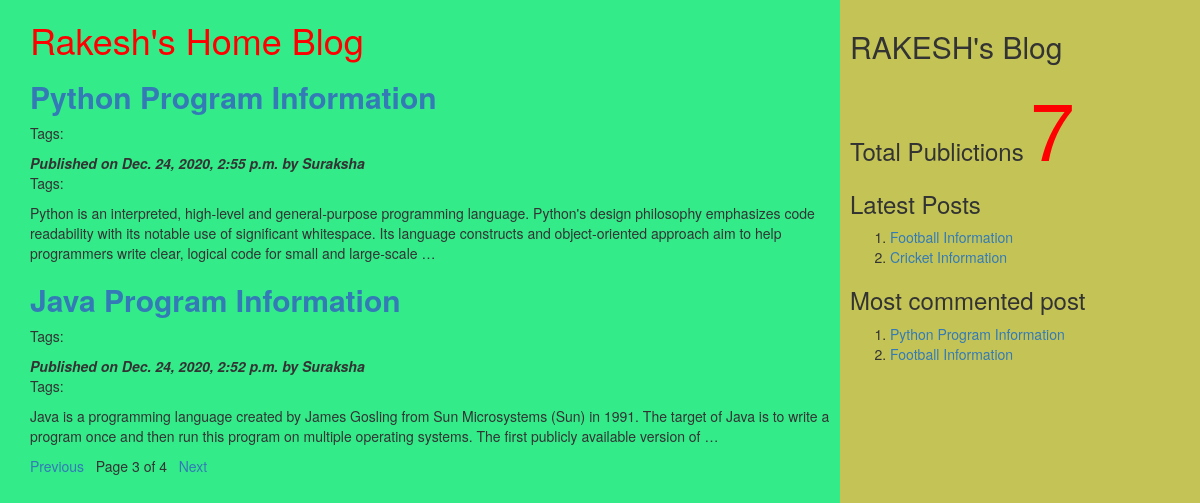
/?page=3, run on the app's committed database.
### myApp/models.py (models this page shows, shortened)
class Post(models.Model):
          tags=TaggableManager()
          STATUS_CHOICES=(('draft','Draft'),('published','Published'))
          title=models.CharField(max_length=256)
          slug=models.SlugField(max_length=264,unique_for_date='publish')
          author=models.ForeignKey(User,related_name='blog_posts',on_delete= models.CASCADE)
          body=models.TextField()
          publish=models.DateTimeField(default=timezone.now)
          created=models.DateTimeField(auto_now_add=True)
          updated=models.DateTimeField(auto_now=True)
          status= models.CharField(max_length=10,choices=STATUS_CHOICES,default='draft')
          objects=CustomManager()
          class Meta:
                ordering=('-publish',)
          def get_absolute_url(self):
                return reverse('post_detail',args=[self.publish.year,self.publish.strftime('%m'),self.publish.strftime('%d'),self.slug])

### myApp/views.py (the view)
# urls.py: url(r'^$',views.post_list_view),
def post_list_view(request,tag_slug=None):
    post_list=Post.objects.all()
    tag=None
    if tag_slug:
        tag=get_object_or_404(Tag,slug=tag_slug)#provided slug
        post_list=post_list.filter(tags__in=[tag])
    paginator=Paginator(post_list,2) #step1
    page_number=request.GET.get('page') #step2
    try:
       post_list=paginator.page(page_number) #step2
    except PageNotAnInteger:
       post_list=paginator.page(1) #step 3
    except EmptyPage:
      post_list=paginator.page(paginator.num_pages) #step 4
    d={'post_list':post_list,'tag':tag}
    return render(request,'myApp/post_list.html',d)

### myApp/models.py (called while the page is built)
    def get_queryset(self):
        return super().get_queryset().filter(status='published')

### myApp/templatetags/mytags.py (called while the page is built)
@register.simple_tag
def total_posts():
    return Post.objects.count()

@register.inclusion_tag('myApp/latest_post.html')
def show_latest_posts(count=3):
    latest_posts=Post.objects.order_by('-publish')[:count]
    return {'latest_posts':latest_posts}

@register.simple_tag
def get_most_commented_posts(count=2):
    return Post.objects.annotate(total_comments=Count('comments')).order_by('-total_comments')[:count]

### templates/myApp/post_list.html (shortened to what this page needs)
<html>
    {%extends 'myApp/parent.html'%}
        {%block content_block%}
        <h1 style="color:red">Rakesh's Home Blog</h1>
        {%for post in post_list%}
        <a href="{{post.get_absolute_url}}"><h2><b>{{post.title}}</b></h2></a>
         <p>Tags:
          </p>
        <i><b>Published on {{post.publish}} by {{post.author|title}}</b></i>
        <p>Tags:{{post.tags.all|join:','}}</p>
        {{post.body|truncatewords:40|linebreaks}}
        {%endfor%}
        {%include 'myApp/pagination.html' with page=post_list%}
        {%endblock%}

### templates/myApp/parent.html (shortened to what this page needs)
<html>
{%load mytags%}
    <head>
        <link rel="stylesheet" href="https://maxcdn.bootstrapcdn.com/bootstrap/3.3.7/css/bootstrap.min.css">
    </head>
    <body>
        <div class="content" style="width:70%;float:left;background-color:#34eb89;height:500%;padding:0 0 0 30px">
              {%block content_block%}
              {%endblock%}
        </div>
        <div class="sidebar" style="width:30%;float:right;background-color:#c4c456;height:500%;padding:10px">
            <h2>RAKESH's Blog</h2>
            <h3>Total Publictions
              <span style="color:red;font-size:80px">
              {%total_posts%}</span>
              <h3>Latest Posts</h3>
              {% show_latest_posts 2 %}
              <h3>Most commented post</h3>
              {%get_most_commented_posts as m%}
              <ol>
                {%for post in m%}
                <li><a href="{{post.get_absolute_url}}">{{post.title}}</a></li>
                {%endfor%}
              </ol>
            </h3>
        </div>
    </body>
</html>

### templates/myApp/latest_post.html
<!DOCTYPE html>
<html lang="en" dir="ltr">
  <body>
    <ol>
    {%for post in latest_posts%}
    <li><a href="{{post.get_absolute_url}}">{{post.title}}</a></li>
    {%endfor%}
    </ol>
  </body>
</html>

### data on the page
Post: title "Python Program Information", publish "Dec. 24, 2020, 2:55 p.m.", author "Suraksha", body "Python is an interpreted, high-level and general-purpose programming language. Python's design philosophy emphasizes code readability with its notable use of significant whitespace. Its language constructs and object-oriented approach aim to help programmers write clear, logical code for small and large-scale …"
Post: title "Java Program Information", publish "Dec. 24, 2020, 2:52 p.m.", author "Suraksha", body "Java is a programming language created by James Gosling from Sun Microsystems (Sun) in 1991. The target of Java is to write a program once and then run this program on multiple operating systems. The first publicly available version of …"
Post: title "Football Information"
Post: title "Cricket Information"

### other printed values
{{ page.number }} "3"
{{ page.paginator.num_pages }} "4"
